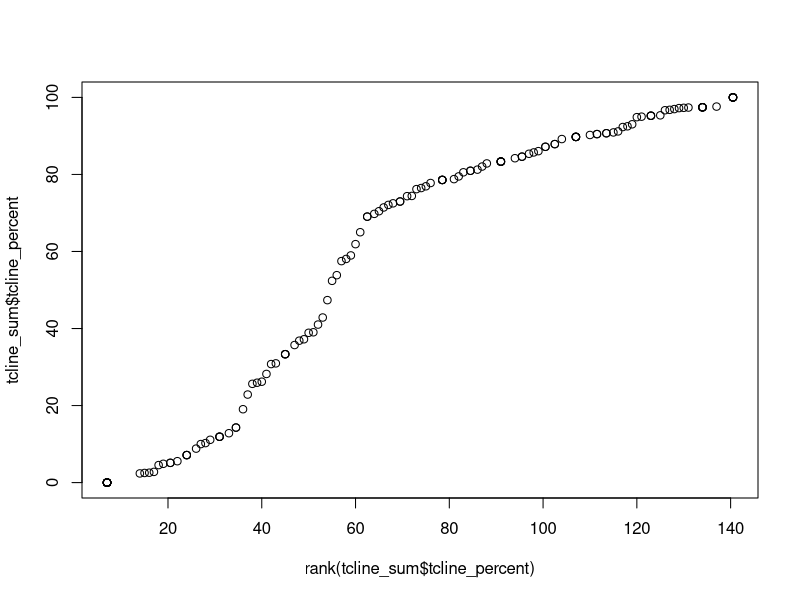
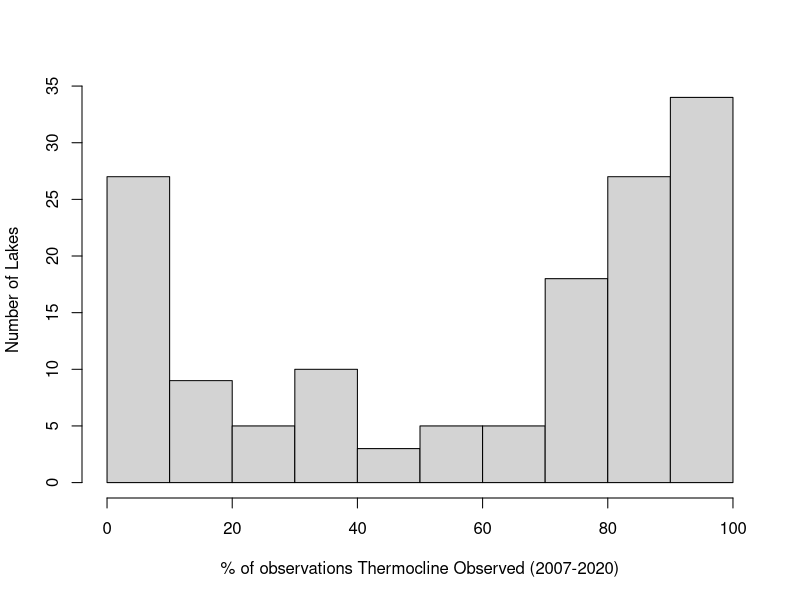
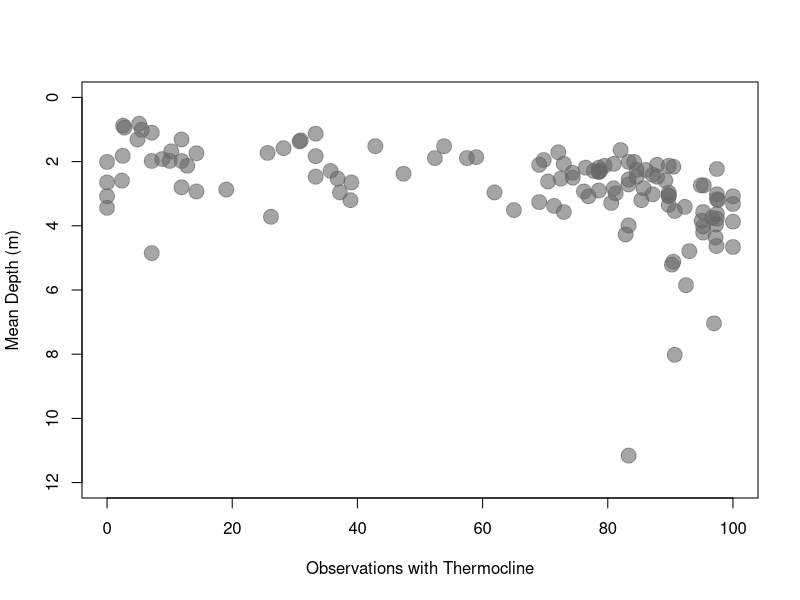
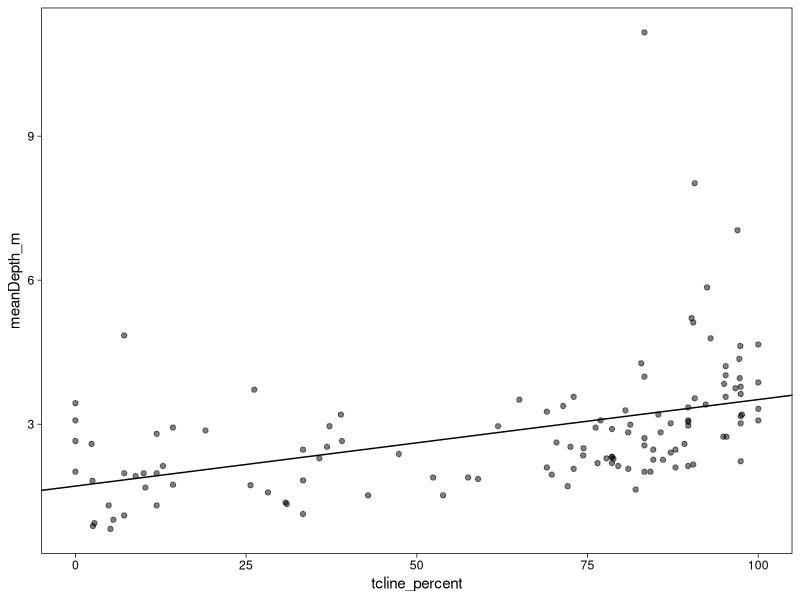
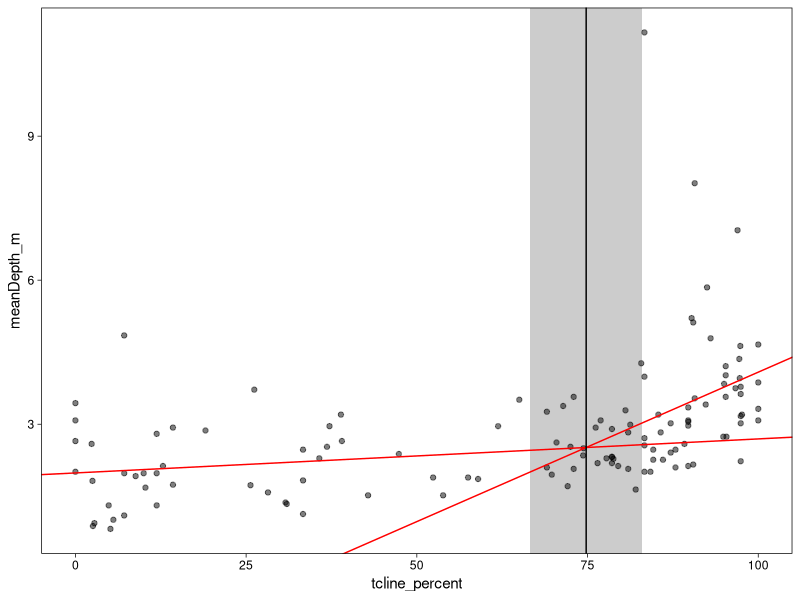
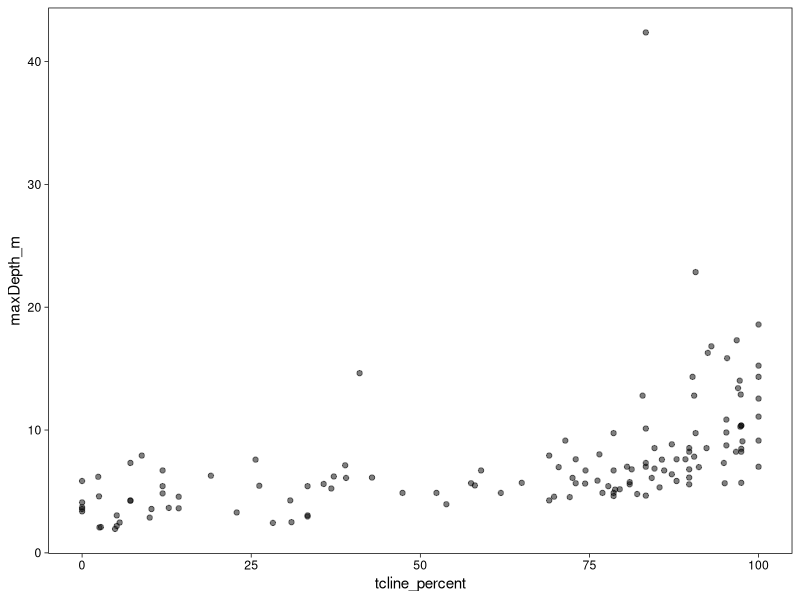
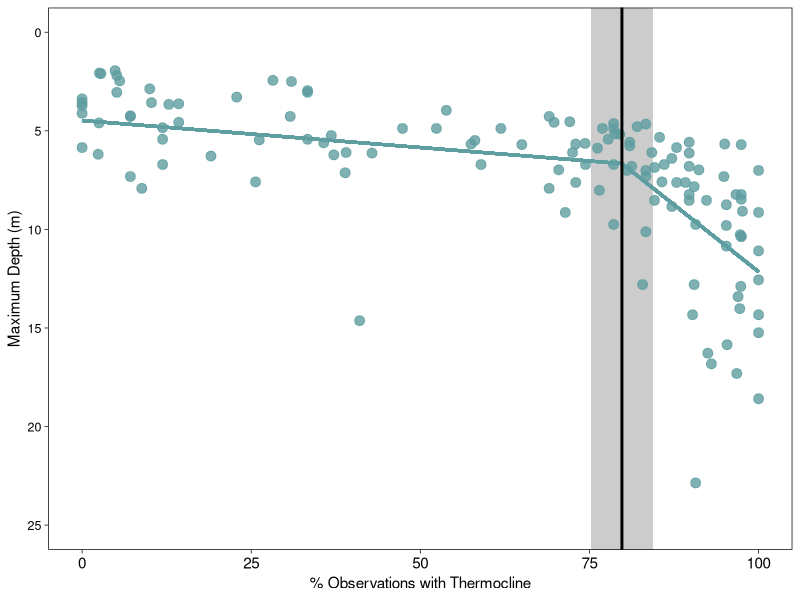
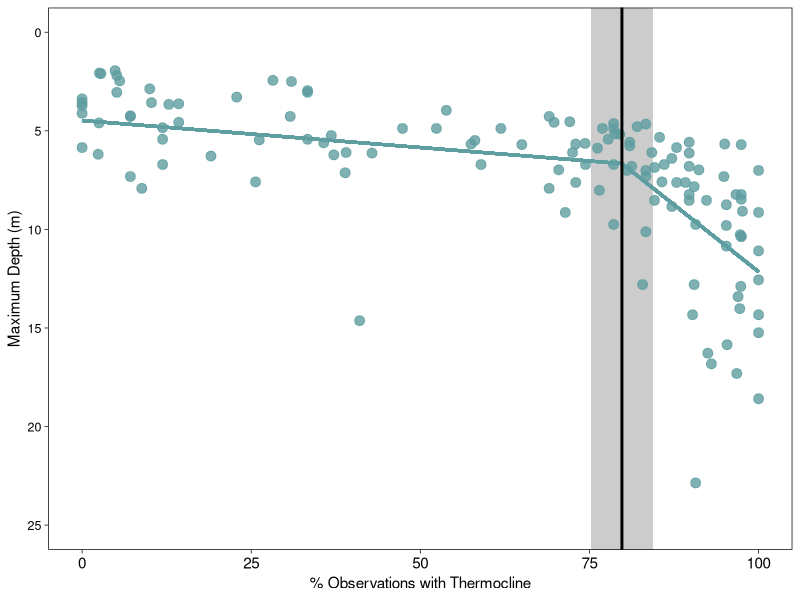

Write R code to recreate these figures, in order. (Note: this script raises an error after producing the figures.)
# Project: Technical Report for Iowa Department of Natural Resources (IDNR)
# Title: Internal Phosphorus Loading in Iowa Lakes: Causes, Consequences, and Management Recommendations
#        Part 2: Management and Restoration Recommendations
# Last modified: 1 December 2022
# Contributors: Ellen Albright, Grace Wilkinson
# Description: Exploratory analysis of stratification frequency data, break point analysis

# Data Citations:
#   1. [IDNR, ALM] Iowa Department of Natural Resources. 2022. 21IOWA: Iowa DNR Surface Water Monitoring Data (data and metadata files). Available from https://programs.iowadnr.gov/aquia/Facilities/6/Detail Iowa DNR AQuIA Database. Date accessed: 2022-10-05.

# The code can be run with the following data sets (in order first used in script)
#   1. "ALM Data 2000-2021 WIDE.csv" - water chemistry results from Ambient Lake Monitoring Program (IDNR, ALM) 2000-2021


library(tidyverse)

alm = read.csv("ALM Data 2000-2021 WIDE.csv") 
static = read.csv("ALM Lakes Static Characteristics Table.csv")

#Thermocline 
tcline = alm %>% 
  filter(year>2007) %>% 
  select(siteID, thermoclineDepth, year, doy) %>%
  mutate(thermoclineDepth = case_when(is.na(.$thermoclineDepth) ~ 0, 
                              TRUE ~ thermoclineDepth))

tcline_sum = tcline %>%
 count(thermoclineDepth>1, siteID) %>%
  rename(tcline_logical = `thermoclineDepth > 1`) %>%
  pivot_wider(id_cols = c(siteID), 
              names_from = tcline_logical, 
              values_from = n,
              values_fill = 0) %>%
  rename(no_tcline = `FALSE`,
         yes_tcline = `TRUE`) %>%
  mutate(n_tcline_obs = no_tcline + yes_tcline,
         tcline_percent = (yes_tcline/n_tcline_obs)*100) %>%
  filter(n_tcline_obs>9) 

windows(height = 4.5, width = 6)
plot(rank(tcline_sum$tcline_percent), tcline_sum$tcline_percent)
hist(tcline_sum$tcline_percent, ylab = "Number of Lakes", xlab = "% of observations Thermocline Observed (2007-2020)", cex.lab = 1, main = "")

#pair with lake depth, surface area
tcline_static = left_join(tcline_sum, static, by = "siteID")

plot(tcline_static$tcline_percent, tcline_static$meanDepth_m,
     ylim = c(12,0), pch = 19, col = rgb(102,102,102, max = 255, alpha = 150), cex = 2, xlab = "Observations with Thermocline", ylab = "Mean Depth (m)")

ggplot(data=tcline_static, aes(y=meanDepth_m, x=tcline_percent))+
  geom_point(alpha=0.5)+
  theme_linedraw()+theme(panel.grid.major=element_blank(),panel.grid.minor=element_blank())+
  geom_abline(intercept=1.712519, slope=0.018023)


# create a linear model of obs thermocline ~ mean depth
my.lm<-lm(meanDepth_m ~tcline_percent, data = tcline_static)
summary(my.lm)

install.packages("segmented")
library(segmented)

my.break<-segmented(my.lm, 
                    seg.Z = ~ tcline_percent, 
                    psi = list(tcline_percent = c(80))) #starting value for the 
summary(my.break)
my.break$psi #get the break point: estimate=74.8, st. error=8.2
slope(my.break) #slope 1=0.00709, slope2=0.062246
intercept(my.break) #intercept1=1.9859, intercept2=-2.1395


ggplot(data=tcline_static, aes(y=meanDepth_m, x=tcline_percent))+
  geom_rect(aes(xmin=(74.8-8.2), xmax=(74.8+8.2), ymin=-Inf, ymax=Inf), color=NA, fill="grey80")+
  geom_point(alpha=0.5)+
  theme_linedraw()+theme(panel.grid.major=element_blank(),panel.grid.minor=element_blank())+
  geom_abline(intercept=1.9859, slope=0.00709, color="red")+
  geom_abline(intercept=-2.1395, slope=0.062246, color="red")+
  geom_vline(xintercept=74.8)


# Now trying maximum depth
ggplot(data=tcline_static, aes(y=maxDepth_m, x=tcline_percent))+
  geom_point(alpha=0.5)+
  theme_linedraw()+theme(panel.grid.major=element_blank(),panel.grid.minor=element_blank())

# create a linear model of obs thermocline ~ max depth
my.lm.max<-lm(maxDepth_m ~tcline_percent, data = tcline_static)
summary(my.lm.max)
my.breakmax<-segmented(my.lm.max, 
                    seg.Z = ~ tcline_percent, 
                    psi = list(tcline_percent = c(75)))
summary(my.breakmax)
my.breakmax$psi #get the break point: estimate=79.8, st. error=4.6
slope(my.breakmax) #slope 1=0.027387, slope2=0.27177
intercept(my.breakmax) #intercept1=4.4792, intercept2=-15.0280

windows(height = 3.5, width = 4.5)
ggplot(data=tcline_static, aes(y=maxDepth_m, x=tcline_percent))+
  geom_abline(intercept=-4.4792, slope=-0.027387, color="white")+
  geom_abline(intercept=15.0280, slope=-0.27177, color="white")+
  geom_rect(aes(xmin=(79.8-4.6), xmax=(79.8+4.6), ymin=-Inf, ymax=Inf), color=NA, fill="grey80")+
  geom_segment(aes(x=79.8, y=6.6592, xend=100, yend=12.149), size=1, color="cadetblue")+
  geom_segment(aes(x=0, y=4.4792, xend=79.8, yend=6.66446), size=1, color="cadetblue")+
  geom_point(color="cadetblue",alpha=0.8, size=3)+ylim(25,0)+
  theme_linedraw()+
  theme(panel.grid.major=element_blank(),panel.grid.minor=element_blank())+
  theme(axis.text.y = element_text(color="black",size=9),
        axis.text.x = element_text(color="black",size=11),legend.position="none",axis.title=element_text(size=11))+
  xlab("% Observations with Thermocline")+ylab("Maximum Depth (m)")+
  geom_vline(xintercept=79.8, size=1)
ggsave("thermoclinebreak.png", width=4.5, height=3.5, units="in", dpi=300)
  

4.4792+0.027387*79.8 #6.664 m
-15.0280+0.27177*79.8 #6.659 m

4.4792+0.027387*(79.8-4.6) #6.54m
-15.0280+0.27177*(79.8+4.6) #7.9 m

citation("segmented")


library(grid)


tcline_contour = tcline_static %>%
  select(tcline_percent, maxDepth_m, surfaceArea_km2) %>%
  filter(!is.na(maxDepth_m),
         !is.na(surfaceArea_km2))


plot1 <- ggplot(tcline_contour, aes(x = maxDepth_m, y = surfaceArea_km2, z = tcline_percent)) +
  stat_contour()
plot1
